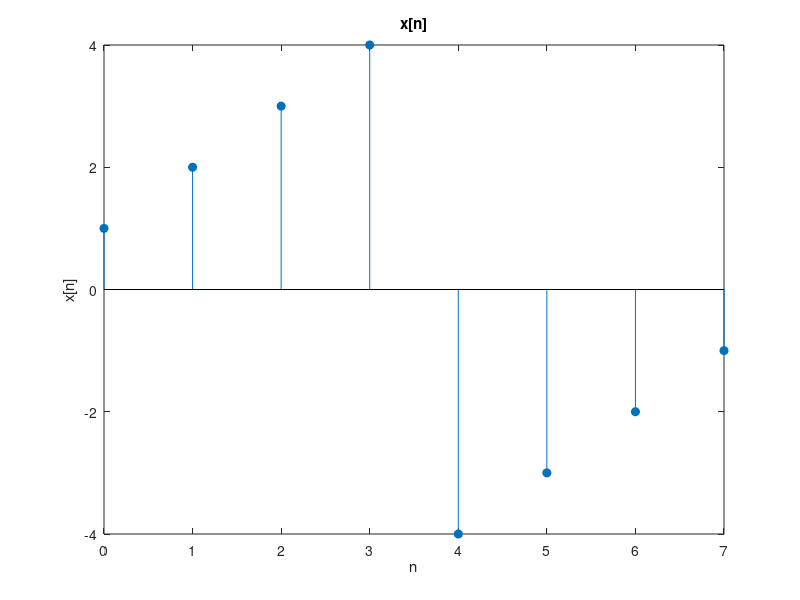
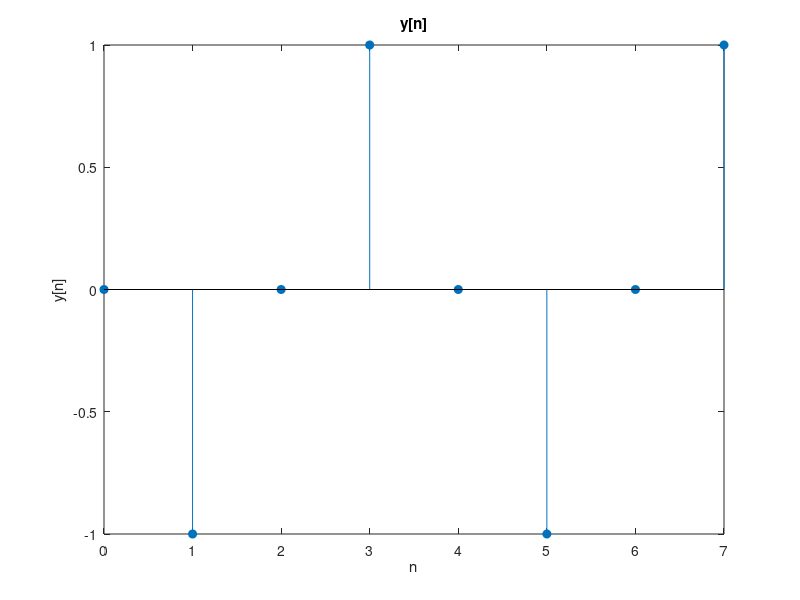
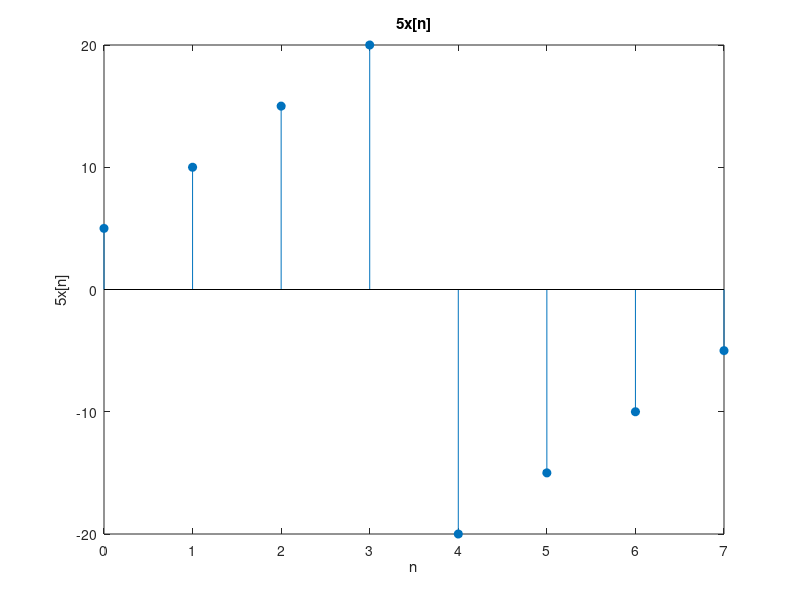
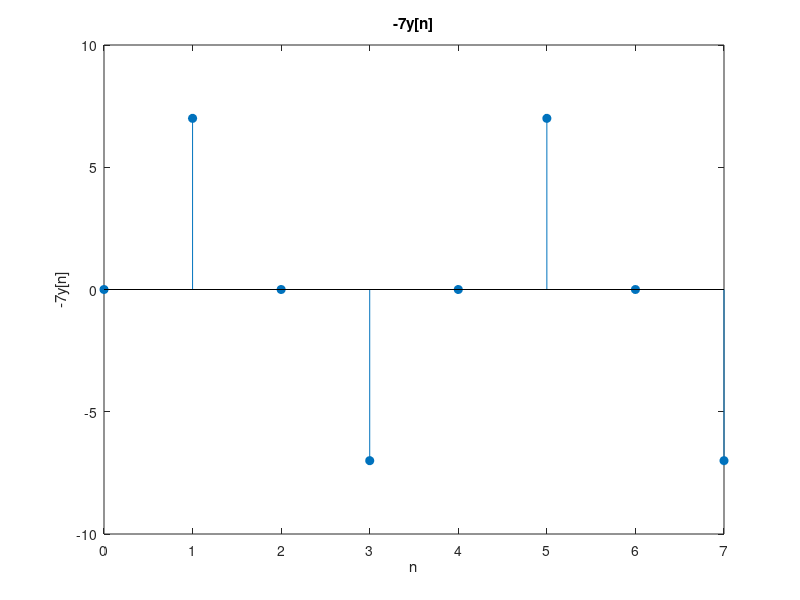

These figures' MATLAB source, in order:
%1

%señales
x = [1, 2, 3, 4, -4, -3, -2, -1];
y = [0, -1, 0, 1, 0, -1, 0, 1];
n = 0:length(x)-1; % índices a emparejar con los valores de los vectores

% a) x[n]
figure; stem(n, x, 'filled'); title('x[n]'); xlabel('n'); ylabel('x[n]'); %se emplea stem() debido a la naturaleza discreta de las señales en lugar de plot(), para continuas.
                                                                          %filled rellena los puntos en la gráfica.
% b) y[n]
figure; stem(n, y, 'filled'); title('y[n]'); xlabel('n'); ylabel('y[n]');

% c) 5x[n]
figure; stem(n, 5*x, 'filled'); title('5x[n]'); xlabel('n'); ylabel('5x[n]');

% d) -7y[n]
figure; stem(n, -7*y, 'filled'); title('-7y[n]'); xlabel('n'); ylabel('-7y[n]');

% e) x[n-3]
n_e = n - 3;
x_e = [zeros(1, 3), x]; %relleno de ceros para mantener los índices >0.
n_new = 0:length(x_e)-1; %nuevos índices
figure; stem(n_new, x_e, 'filled'); title('x[n-3]'); xlabel('n'); ylabel('x[n-3]');

% f) y[n+1]
y_f = [y(2:end), 0]; %desplazar los valores y añadir un 0 al final
figure; stem(n, y_f, 'filled'); title('y[n+1]'); xlabel('n'); ylabel('y[n+1]');

% g) 2x[n+1]
x_g = [x(2:end), 0];
figure; stem(n, 2*x_g, 'filled'); title('2x[n+1]'); xlabel('n'); ylabel('2x[n+1]');

% h) -y[n-1]
y_h = [0, y(1:end-1)];
figure; stem(n, -y_h, 'filled'); title('-y[n-1]'); xlabel('n'); ylabel('-y[n-1]');

% i) x[n] + y[n]
sum_xy = x + y;
figure; stem(n, sum_xy, 'filled'); title('x[n] + y[n]'); xlabel('n'); ylabel('x[n] + y[n]');

% j) -2x[n-1] + 3y[n+2]
x_j = [0, x(1:end-1)]; % x[n-1]
y_j = [y(3:end), zeros(1, 2)]; % y[n+2]
result = -2*x_j + 3*y_j;
figure; stem(n, result, 'filled'); title('-2x[n-1] + 3y[n+2]'); xlabel('n'); ylabel('Resultado');

% k) 3x[n+2] - 2y[n+2]
x_k = [x(3:end), zeros(1, 2)]; % x[n+2]
y_k = [y(3:end), zeros(1, 2)]; % y[n+2]
result = 3*x_k - 2*y_k;
figure; stem(n, result, 'filled'); title('3x[n+2] - 2y[n+2]'); xlabel('n'); ylabel('Resultado');

% l) x[n] + x[n-2]
x_l = [zeros(1, 2), x(1:end-2)]; % x[n-2]
result = x + x_l;
figure; stem(n, result, 'filled'); title('x[n] + x[n-2]'); xlabel('n'); ylabel('Resultado');

% m) 2x[n] - 3x[n-2] + 3y[n+1]
x_m = [zeros(1, 2), x(1:end-2)]; % x[n-2]
y_m = [y(2:end), 0]; % y[n+1]
result = 2*x - 3*x_m + 3*y_m;
figure; stem(n, result, 'filled'); title('2x[n] - 3x[n-2] + 3y[n+1]'); xlabel('n'); ylabel('Resultado');


%2

%intervalo de n
n = -8:1:8;

% a)
x_a = sin(2 * pi * n / 8);
figure; stem(n, x_a, 'filled'); title('x[n] = sin(2 \pi n / 8)'); xlabel('n'); ylabel('x[n]');

% b)
x_b = cos(2 * pi * n / 4);
figure; stem(n, x_b, 'filled'); title('x[n] = cos(2 \pi n / 4)'); xlabel('n'); ylabel('x[n]');

% c)
x_c = sin(2 * pi * n / 2);
figure; stem(n, x_c, 'filled'); title('x[n] = sin(2 \pi n / 2)'); xlabel('n'); ylabel('x[n]');

% d)
x_d = cos(2 * pi * n / 2);
figure; stem(n, x_d, 'filled'); title('x[n] = cos(2 \pi n / 2)'); xlabel('n'); ylabel('x[n]');

% e)
x_e = zeros(size(n));
x_e(n > 2) = n(n > 2) - 3;
figure; stem(n, x_e, 'filled'); title('x[n] = n-3 si n > 2, 0 en otro caso'); xlabel('n'); ylabel('x[n]');

% f)
x_f = zeros(size(n));
x_f(n < -3) = 1;
x_f(n >= 4) = 5;
figure; stem(n, x_f, 'filled'); title('x[n] = 1 si n < -3, 0 si 0 < n < 4, 5 en otro caso'); xlabel('n'); ylabel('x[n]');


%3

t = -8:1:8; % intervalo de t

% a)
x_a = sin(2 * pi * t / 8);
figure; plot(t, x_a, 'LineWidth', 2); title('x(t) = sin(2 \pi t / 8)'); xlabel('t'); ylabel('x(t)'); %LineWidth y el número siguiente, en este caso 2, indican el grosor de la linea en la gráfica.

% b)
x_b = cos(2 * pi * t / 4);
figure; plot(t, x_b, 'LineWidth', 2); title('x(t) = cos(2 \pi t / 4)'); xlabel('t'); ylabel('x(t)');

% c)
x_c = sin(2 * pi * t / 2);
figure; plot(t, x_c, 'LineWidth', 2); title('x(t) = sin(2 \pi t / 2)'); xlabel('t'); ylabel('x(t)');

% d)
x_d = cos(2 * pi * t / 2);
figure; plot(t, x_d, 'LineWidth', 2); title('x(t) = cos(2 \pi t / 2)'); xlabel('t'); ylabel('x(t)');

% e)
x_e = zeros(size(t));
x_e(t > 2) = t(t > 2) - 3;
figure; plot(t, x_e, 'LineWidth', 2); title('x(t) = t-3 si t > 2, 0 en otro caso'); xlabel('t'); ylabel('x(t)');

% f)
x_f = zeros(size(t));
x_f(t < -3) = 1;
x_f(t >= 4) = 5;
figure; plot(t, x_f, 'LineWidth', 2); title('x(t) = 1 si t < -3, 0 si 0 < t < 4, 5 en otro caso'); xlabel('t'); ylabel('x(t)');

%4

%señal
x = [0, 2, 3, 4, 3, 2, -1, 0, -2, -3, 2, 1];
n = 0:length(x)-1; %índices para la señal

%a

%par
x_par = 0.5 * (x + fliplr(x)); %fliplr() sirve para reflejar las señal y trabajar de forma indirecta con indices negativos, algo que de forma directa daría error en Octave.
figure; stem(n, x_par, 'filled'); title('Parte Par de x[n]'); xlabel('n'); ylabel('Parte Par de x[n]');

%impar
x_impar = 0.5 * (x - fliplr(x));
figure; stem(n, x_impar, 'filled'); title('Parte Impar de x[n]'); xlabel('n'); ylabel('Parte Impar de x[n]');

%b
x_entrelazada = x_par + x_impar; %recomponer la señal a partir de las partes
figure; stem(n, x_entrelazada, 'filled'); title('Descomposición Entrelazada de x[n]'); xlabel('n'); ylabel('Descomposición Entrelazada');

%c
x_e1 = x_par + x_impar;
x_e2 = x_par - x_impar;
x_e3 = x_par + 2 * x_impar;

figure; stem(n, x_e1, 'filled'); title('Etapa 1 de descomposición'); xlabel('n'); ylabel('x[n]');
figure; stem(n, x_e2, 'filled'); title('Etapa 2 de descomposición'); xlabel('n'); ylabel('x[n]');
figure; stem(n, x_e3, 'filled'); title('Etapa 3 de descomposición'); xlabel('n'); ylabel('x[n]');

%5

%datos y condiciones del enunciado
t = 0:.1:5;
b = zeros(size(t));
b(t > 0 & t < 2) = 1;

x = zeros(size(t));
x(t > 1 & t < 2) = -1;
x(t > 2 & t < 3) = 1;
x(t > 3 & t < 4) = 4;
x(t > 4 & t < 5) = 2;

%a
figure; plot(t, b, 'LineWidth', 2); title('b(t)'); xlabel('t'); ylabel('b(t)');
figure; plot(t, x, 'LineWidth', 2); title('x(t)'); xlabel('t'); ylabel('x(t)');

%b

%escalas (aX, correspondientes a la amplitud de cada pulso) y traslados (sX, correspondiente con el inicio de los pulsos en t)
a1 = -1; s1 = 1;
a2 = 1; s2 = 2;
a3 = 4; s3 = 3;

%cálculo de versiones escaladas y trasladadas
b1 = a1 * (t > (s1) & t < (s1 + 2));
b2 = a2 * (t > (s2) & t < (s2 + 1));
b3 = a3 * (t > (s3) & t < (s3 + 1));

figure; plot(t, b1, 'LineWidth', 2); title('Componente 1 de x(t): a1 * b(t - s1)'); xlabel('t'); ylabel('Componente 1');
figure; plot(t, b2, 'LineWidth', 2); title('Componente 2 de x(t): a2 * b(t - s2)'); xlabel('t'); ylabel('Componente 2');
figure; plot(t, b3, 'LineWidth', 2); title('Componente 3 de x(t): a3 * b(t - s3)'); xlabel('t'); ylabel('Componente 3');

%c
x_recompuesta = b1 + b2 + b3;
figure; plot(t, x_recompuesta, 'LineWidth', 2); title('Señal recompuesta x(t)'); xlabel('t'); ylabel('x(t)');

